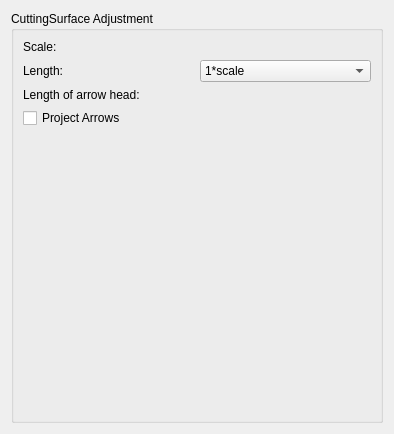
     <widget class="QWidget" name="tabAdjustmentCuttingSurface" >
      <attribute name="title" >
       <string>Adjustment</string>
      </attribute>
      <layout class="QVBoxLayout" name="verticalLayout_2" >
       <item>
        <widget class="QGroupBox" name="vrpGroupBoxAdjustment_2" >
         <property name="title" >
          <string>CuttingSurface Adjustment</string>
         </property>
         <layout class="QGridLayout" name="gridLayout_5" >
          <item row="0" column="0" >
           <widget class="QLabel" name="textCuttingSurfaceScale" >
            <property name="toolTip" >
             <string>Maximum length of the streamlines.</string>
            </property>
            <property name="whatsThis" >
             <string>Maximum length of the streamlines.</string>
            </property>
            <property name="text" >
             <string>Scale:</string>
            </property>
            <property name="wordWrap" >
             <bool>false</bool>
            </property>
           </widget>
          </item>
          <item row="0" column="1" >
           <widget class="ChangeIndicatedLE" native="1" name="cuttingSurfaceScale" >
            <property name="toolTip" >
             <string>Scale factor for arrow length.</string>
            </property>
            <property name="whatsThis" >
             <string>Scale factor for arrow length.</string>
            </property>
           </widget>
          </item>
          <item row="1" column="0" >
           <widget class="QLabel" name="textCuttingSurfaceLength" >
            <property name="toolTip" >
             <string>The integration direction can be &lt;br>
forward, backward or both.</string>
            </property>
            <property name="whatsThis" >
             <string>The integration direction can be &lt;br>
forward, backward or both.</string>
            </property>
            <property name="text" >
             <string>Length:</string>
            </property>
            <property name="wordWrap" >
             <bool>false</bool>
            </property>
           </widget>
          </item>
          <item row="1" column="1" >
           <widget class="QComboBox" name="cuttingSurfaceLength" >
            <property name="enabled" >
             <bool>true</bool>
            </property>
            <property name="minimumSize" >
             <size>
              <width>80</width>
              <height>0</height>
             </size>
            </property>
            <property name="maximumSize" >
             <size>
              <width>32767</width>
              <height>32767</height>
             </size>
            </property>
            <property name="cursor" >
             <cursorShape>PointingHandCursor</cursorShape>
            </property>
            <property name="toolTip" >
             <string>The arrow length can be either 1 or the magnitude of the vector.&lt;br> In both cases the length is multiplied with the scale factor.</string>
            </property>
            <property name="whatsThis" >
             <string>The arrow length can be either 1 or the magnitude of the vector.&lt;br> In both cases the length is multiplied with the scale factor.</string>
            </property>
            <item>
             <property name="text" >
              <string>1*scale</string>
             </property>
            </item>
            <item>
             <property name="text" >
              <string>length*scale</string>
             </property>
            </item>
           </widget>
          </item>
          <item row="2" column="0" >
           <widget class="QLabel" name="textCuttingSurfaceArrowHead" >
            <property name="toolTip" >
             <string>Radius of the moving point (sphere).</string>
            </property>
            <property name="whatsThis" >
             <string>Radius of the moving point (sphere).</string>
            </property>
            <property name="text" >
             <string>Length of arrow head:</string>
            </property>
            <property name="wordWrap" >
             <bool>false</bool>
            </property>
           </widget>
          </item>
          <item row="2" column="1" >
           <widget class="ChangeIndicatedLE" native="1" name="cuttingSurfaceArrowHead" >
            <property name="toolTip" >
             <string>The relative length of the arrow heads to the arrow length.</string>
            </property>
            <property name="whatsThis" >
             <string>The relative length of the arrow heads to the arrow length.</string>
            </property>
           </widget>
          </item>
          <item row="3" column="0" colspan="2" >
           <widget class="QCheckBox" name="checkBoxProjectArrows" >
            <property name="sizePolicy" >
             <sizepolicy vsizetype="Fixed" hsizetype="Minimum" >
              <horstretch>0</horstretch>
              <verstretch>0</verstretch>
             </sizepolicy>
            </property>
            <property name="minimumSize" >
             <size>
              <width>0</width>
              <height>0</height>
             </size>
            </property>
            <property name="cursor" >
             <cursorShape>PointingHandCursor</cursorShape>
            </property>
            <property name="toolTip" >
             <string>Project arrows onto the plane.</string>
            </property>
            <property name="whatsThis" >
             <string>Project arrows onto the plane.</string>
            </property>
            <property name="text" >
             <string>Project Arrows</string>
            </property>
            <property name="checked" >
             <bool>false</bool>
            </property>
           </widget>
          </item>
          <item row="4" column="0" colspan="2" >
           <spacer name="verticalSpacer_3" >
            <property name="orientation" >
             <enum>Qt::Vertical</enum>
            </property>
            <property name="sizeHint" stdset="0" >
             <size>
              <width>348</width>
              <height>283</height>
             </size>
            </property>
           </spacer>
          </item>
         </layout>
        </widget>
       </item>
      </layout>
     </widget>
